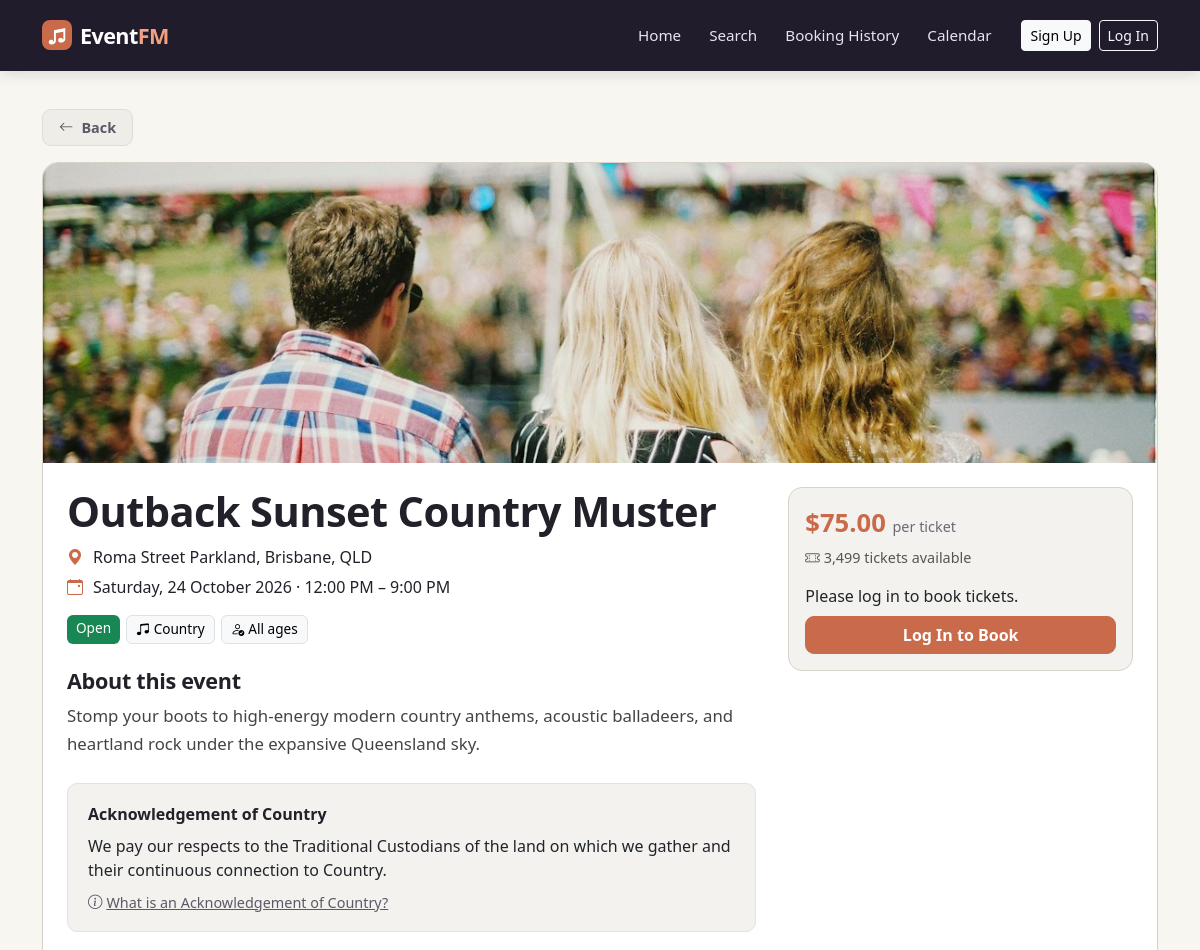
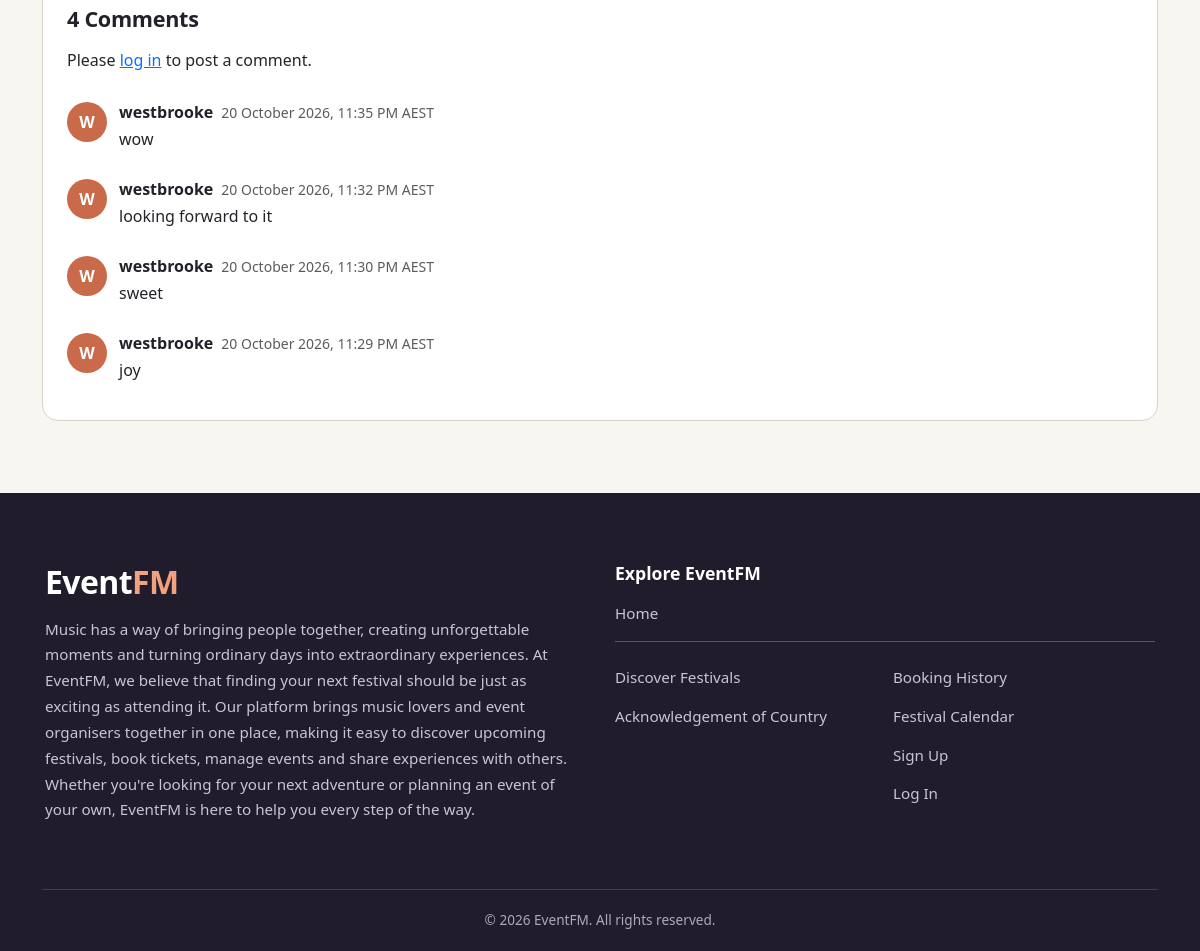
The app's page /event/6 with its own data (2 pictures, top to bottom).
### website/models.py (models this page shows, shortened)
class Event(db.Model):
    __tablename__ = 'events'
    id = db.Column(db.Integer, primary_key=True)
    title = db.Column(db.String(200), nullable=False)
    description = db.Column(db.Text, nullable=False)
    date = db.Column(db.Date, nullable=False)
    start_time = db.Column(db.Time, nullable=False)
    end_time = db.Column(db.Time, nullable=False)
    location = db.Column(db.String(200), nullable=False)
    genre = db.Column(db.String(30), nullable=False)
    age_limit = db.Column(db.String(20), nullable=False, default='all-ages')
    price = db.Column(db.Float, nullable=False)
    capacity = db.Column(db.Integer, nullable=False)
    image_filename = db.Column(db.String(200))
    status = db.Column(db.String(20), nullable=False, default='Open')
    acknowledgement_type = db.Column(db.String(20), nullable=False, default='none')
    acknowledgement_text = db.Column(db.Text)
    user_id = db.Column(db.Integer, db.ForeignKey('users.id'), nullable=False) #Links to user who created it (User.ID = Foreign Key)
    comments = db.relationship('Comment', backref='event', lazy=True)
    orders = db.relationship('Order', backref='event', lazy=True)
    chunks = db.relationship('EventChunk', backref='event', lazy=True, cascade='all, delete-orphan')
    acknowledgement = db.relationship('Acknowledgement', backref='event', uselist=False, cascade='all, delete-orphan')
    @property
    def tickets_sold(self):
        return sum(o.quantity for o in self.orders if o.booking_status != 'Cancelled')
    @property
    def tickets_remaining(self):
        return self.capacity - self.tickets_sold
    def refresh_status(self):
        if self.status == 'Cancelled':
            return
        if self.date < datetime.now().date():
            self.status = 'Inactive'
        elif self.tickets_remaining <= 0:
            self.status = 'Sold Out'
        else:
            self.status = 'Open'

class Order(db.Model):
    __tablename__ = 'orders'
    id = db.Column(db.Integer, primary_key=True)
    user_id = db.Column(db.Integer, db.ForeignKey('users.id'), nullable=False)
    event_id = db.Column(db.Integer, db.ForeignKey('events.id'), nullable=False)
    quantity = db.Column(db.Integer, nullable=False)
    total_price = db.Column(db.Float, nullable=False)
    booking_date = db.Column(db.DateTime, nullable=False, default=lambda: datetime.now(timezone.utc))
    booking_status = db.Column(db.String(20), nullable=False, default='Confirmed')

class Comment(db.Model):
    __tablename__ = 'comments'
    id = db.Column(db.Integer, primary_key=True)
    content = db.Column(db.Text, nullable=False)
    created_at = db.Column(db.DateTime, nullable=False, default=lambda: datetime.now(timezone.utc))
    user_id = db.Column(db.Integer, db.ForeignKey('users.id'), nullable=False)
    event_id = db.Column(db.Integer, db.ForeignKey('events.id'), nullable=False)

class User(db.Model, UserMixin):
    __tablename__ = 'users'
    id = db.Column(db.Integer, primary_key=True)
    name = db.Column(db.String(100), unique=True, nullable=False)
    first_name = db.Column(db.String(100), nullable=False)
    surname = db.Column(db.String(100), nullable=False)
    emailid = db.Column(db.String(100), unique=True, nullable=False)
    password_hash = db.Column(db.String(200), nullable=False)
    contact_number = db.Column(db.String(20), nullable=False)
    street_address = db.Column(db.String(200), nullable=False)
    user_type = db.Column(db.String(50), nullable=False)
    events = db.relationship('Event', backref='owner', lazy=True)
    comments = db.relationship('Comment', backref='author', lazy=True)
    orders = db.relationship('Order', backref='user', lazy=True)

### website/views.py (the view)
@main_bp.route('/event/<int:event_id>')
def event_details(event_id):
    event = Event.query.get_or_404(event_id)
    event.refresh_status()
    db.session.commit()
    booking_form = BookingForm()
    comment_form = CommentForm()
    order_id = request.args.get('order_id')
    booking_error = request.args.get('booking_error')
    return render_template(
        'event-details.html',
        event=event,
        back_url=event_back_url(event.id),
        capital_cities=aoc.CAPITAL_CITIES,
        source_labels=aoc.SOURCE_LABELS,
        booking_form=booking_form,
        comment_form=comment_form,
        order_id=order_id,
        booking_error=booking_error
    )

### website/templates/event-details.html (shortened to what this page needs)
{% extends "base.html" %}
{% block content %}
<div class="container event-details-page">
    <a href="{{ back_url }}" class="btn event-back-btn mt-2">
        <i class="bi bi-arrow-left me-2" aria-hidden="true"></i>Back
    </a>
    <div class="card event-details-card mt-3 mb-4">
        <img src="{{ url_for('static', filename='img/' + event.image_filename) if event.image_filename else url_for('static', filename='img/festival-1.jpg') }}"
            class="card-img-top"
            alt="{{ event.title }}"
            style="width: 100%; height: 300px; object-fit: cover; object-position: center;">
        <div class="card-body p-4">
            <div class="event-details-layout">
                <div class="event-details-header">
                    <h1 class="event-details-title mb-2">{{ event.title }}</h1>
                    <div class="event-details-meta mb-3">
                        <p>
                            <i class="bi bi-geo-alt-fill" aria-hidden="true"></i>
                            <a href="https://www.google.com/maps/search/?api=1&query={{ event.location | urlencode }}"
                            class="location-link"
                            target="_blank">{{ event.location }}</a>
                        </p>
                        <p>
                            <i class="bi bi-calendar-event" aria-hidden="true"></i>
                            {{ event.date.strftime('%A, %d %B %Y') }}
                            &middot; {{ event.start_time.strftime('%I:%M %p').lstrip('0') }} &ndash; {{ event.end_time.strftime('%I:%M %p').lstrip('0') }}
                        </p>
                    </div>
                    <div class="event-details-tags">
                        {% include "_event-card-badges.html" %}
                        <span class="badge text-bg-light border"><i class="bi bi-music-note-beamed me-1" aria-hidden="true"></i>{{ event.genre | genre_label }}</span>
                        <span class="badge text-bg-light border"><i class="bi bi-person-check me-1" aria-hidden="true"></i>{{ event.age_limit | age_label }}</span>
                    </div>
                </div>
                <div class="event-details-about">
                    <div class="d-flex align-items-center gap-2 mb-2">
                        <h2 class="event-details-heading mb-0">About this event</h2>
                    </div>
                    <p class="event-details-description mb-4">{{ event.description }}</p>
                    {% if event.acknowledgement_type != 'none' and event.acknowledgement_text %}
                    {% set detail = event.acknowledgement %}
                    <div class="aoc-event-panel mb-4">
                        <p class="aoc-event-title mb-2">Acknowledgement of Country</p>
                        <p class="aoc-event-text">{{ event.acknowledgement_text }}</p>
                        <a class="aoc-event-link" href="{{ url_for('main.acknowledgement_guide') }}">
                            <i class="bi bi-info-circle me-1" aria-hidden="true"></i>What is an Acknowledgement of Country?
                        </a>
                    </div>
                    {% endif %}
                </div>
                <div class="event-details-tickets">
                    <div class="event-ticket-panel">
                    <div class="card event-booking-card mb-0">
                        <div class="card-body">
                            <p class="event-ticket-price mb-1">${{ '%.2f'|format(event.price) }} <span>per ticket</span></p>
                            {% if event.status == 'Open' %}
                                <p class="event-ticket-remaining mb-3">
                                    <i class="bi bi-ticket-perforated me-1" aria-hidden="true"></i>{{ '{:,}'.format(event.tickets_remaining) }} tickets available
                                </p>
                                {% if current_user.is_authenticated %}
                                    <form id="bookingForm" method="POST" action="{{ url_for('main.book_event', event_id=event.id) }}">
                                        {{ booking_form.hidden_tag() }}
                                        {{ booking_form.quantity.label(class="form-label") }}
                                        <div class="d-flex gap-2">
                                            {{ booking_form.quantity(class="form-control event-ticket-half", min="1", max="10") }}
                                            <button type="button" class="btn btn-success event-ticket-half" data-bs-toggle="modal" data-bs-target="#bookingConfirmModal">Book Event</button>
                                        </div>
                                    </form>
                                {% else %}
                                    <p class="mb-2">Please log in to book tickets.</p>
                                    <a href="{{ url_for('auth.login') }}" class="btn btn-success w-100">Log In to Book</a>
                                {% endif %}
                            {% elif event.status == 'Sold Out' %}
                                <div class="alert alert-warning mt-3 mb-0">
                                    This event is sold out.
                                </div>
                            {% elif event.status == 'Cancelled' %}
                                <div class="alert alert-danger mt-3 mb-0">
                                    This event has been cancelled.
                                </div>
                            {% elif event.status == 'Inactive' %}
                                <div class="alert alert-secondary mt-3 mb-0">
                                    This event is no longer available for booking.
                                </div>
                            {% endif %}
                        </div>
                    </div>
                    </div>
                </div>
            </div>
            <section class="event-comments mt-4">
                {% set comment_count = event.comments | length %}
                <h3 class="event-details-heading mb-3">{{ comment_count }} Comment{{ 's' if comment_count != 1 }}</h3>
                {% if current_user.is_authenticated %}
                    <form method="POST" action="{{ url_for('main.add_comment', event_id=event.id) }}" class="mb-3">
                        {{ comment_form.hidden_tag() }}
                        {{ comment_form.content.label(class="visually-hidden") }}
                        {{ comment_form.content(class="form-control event-comment-input", rows="1", placeholder="Add a comment...") }}
                        <div class="d-flex justify-content-end mt-2">
                            <button type="submit" class="btn btn-primary btn-sm text-nowrap">
                                <i class="bi bi-send me-2" aria-hidden="true"></i>Post Comment
                            </button>
                        </div>
                    </form>
                {% else %}
                     <p>
                        Please <a href="{{ url_for('auth.login') }}">log in</a> to post a comment.
                     </p>
                {% endif %}
                {% for comment in event.comments | sort(attribute='created_at', reverse=true) %}
                    <div class="event-comment">
                        <div>
                            <div class="event-comment-header mb-1">
                                <h6 class="event-comment-author mb-0">{{ comment.author.name }}</h6>
                                <small class="event-comment-time text-muted">{{ (comment.created_at | aest).strftime('%d %B %Y, %I:%M %p') }} AEST</small>
                            </div>
                            <p class="mb-0">{{ comment.content }}</p>
                        </div>
                        <span class="rounded-circle event-comment-avatar text-white d-inline-flex align-items-center justify-content-center fw-bold order-first">{{ comment.author.name[:1] | upper }}</span>
                    </div>
                {% else %}
                    <p class="text-muted">No comments yet.</p>
                {% endfor %}
            </section>
        </div>
    </div>
</div>
{% endblock %}

### records on screen
Event: image_filename (picture), title "Outback Sunset Country Muster", location "Roma Street Parkland, Brisbane, QLD", date "Saturday, 24 October 2026", start_time "12:00 PM", end_time "9:00 PM", genre|genre_label "Country", age_limit|age_label "All ages", description "Stomp your boots to high-energy modern country anthems, acoustic balladeers, and heartland rock under the expansive Queensland sky.", acknowledgement_text "We pay our respects to the Traditional Custodians of the land on which we gather and their continuous connection to Country.", price "75.00", tickets_remaining "3,499"
Comment: author.name "westbrooke", created_at "20 October 2026, 11:35 PM", content "wow", author "W"
Comment: author.name "westbrooke", created_at "20 October 2026, 11:32 PM", content "looking forward to it", author "W"
Comment: author.name "westbrooke", created_at "20 October 2026, 11:30 PM", content "sweet", author "W"
Comment: author.name "westbrooke", created_at "20 October 2026, 11:29 PM", content "joy", author "W"

### other values on screen
{{ comment_count }} "4"
{{ 's' if comment_count != 1 }} "s"
